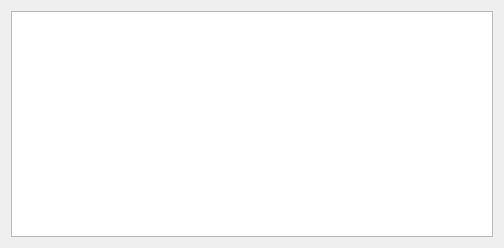
<?xml version="1.0" encoding="UTF-8"?>
<ui version="4.0">
 <class>ProfileDialog</class>
 <widget class="QDialog" name="ProfileDialog">
  <property name="geometry">
   <rect>
    <x>0</x>
    <y>0</y>
    <width>504</width>
    <height>248</height>
   </rect>
  </property>
  <property name="sizeIncrement">
   <size>
    <width>810</width>
    <height>0</height>
   </size>
  </property>
  <property name="windowTitle">
   <string>Profile Dialog</string>
  </property>
  <layout class="QVBoxLayout">
   <item>
    <widget class="QTextEdit" name="profileStatsLabel">
     <property name="font">
      <font>
       <family>Courier</family>
      </font>
     </property>
    </widget>
   </item>
  </layout>
 </widget>
 <resources/>
 <connections/>
</ui>
